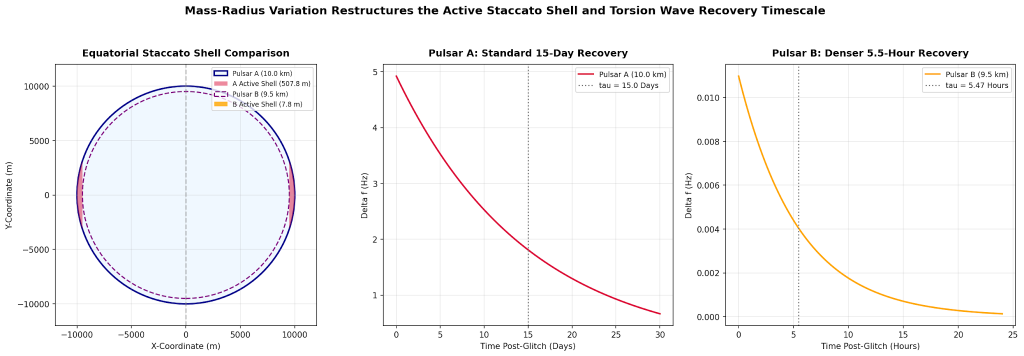
#> input picture PUBLIC_SITE/STAGING/images/2026-09-30/09718c35ea98b81f1fbc331bef08fc3a1b648e61.png, 2048 x 712 px (shown at 1/2 size)
$ python -i hypothesis_cycle_v2.py   (imports and definitions only)
#> lines starting #> are read from the running program, lines starting #| are printed output that depends on the picture
#!/usr/bin/env python3
"""Visual-archaeology hypothesis/check loop v2.

Extends the original transparent classifier with user/source validation,
closed-set stylesheet controls, conservative website-resource admission,
and visual risk measurements.  Machine probabilities remain working
heuristics; they are never silently promoted to ground truth.
"""
from __future__ import annotations

import colorsys
import json
import math
from datetime import datetime, timezone
from pathlib import Path

from PIL import Image, ImageFilter

import hypothesis_cycle as base

HERE = Path(__file__).resolve().parent
ROOT = HERE.parents[1]
DERIVED = HERE / "derived"
STATE_PATH = DERIVED / "model_state_v2.json"
REPORT_PATH = DERIVED / "latest_report_v2.md"
RESOURCE_PATH = DERIVED / "resource_candidates.json"
REVIEW_PATH = DERIVED / "review_sheet.html"


# [52 lines left out: function load_manifest, not called in this run]


def _rgb_hsv(rgb):
    r, g, b = [x / 255.0 for x in rgb]
    h, s, v = colorsys.rgb_to_hsv(r, g, b)
    return h * 360.0, s, v


def advanced_features(path: Path):
    """Cheap deterministic measurements only; no OCR and no face identity model."""
    im = Image.open(path).convert("RGB")
#> im is the input picture: PIL image 2048x712 RGB; mean R, G, B 246.4, 246.4, 247.4
    im.thumbnail((128, 128))
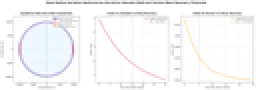
#> im: PIL image 128x45 RGB (shown 2 times larger); mean R, G, B 246.2, 246.1, 247.1
    pixels = list(im.getdata())
#> pixels = 5760 items, first 6: (255, 255, 255), (255, 255, 255), (255, 255, 255), (255, 255, 255), (255, 255, 255), (255, 255, 255)
    n = max(1, len(pixels))
#> n = 5760

    skin_like = spotify_green = spotify_purple = 0
    hue_bins = set()
    gray = dark = light = 0
    for r, g, b in pixels:
        h, s, v = _rgb_hsv((r, g, b))
        if s < 0.12:
            gray += 1
        if v < 0.18:
            dark += 1
        if v > 0.82:
            light += 1
        if s > 0.18 and v > 0.12:
            hue_bins.add(int(h // 20))
        # Conservative visual-risk proxy, not a claim that a human is present.
        # Combining HSV with broad RGB relations intentionally over-flags some
        # orange/brown material so automatic website admission errs toward review.
        if (0 <= h <= 50 and 0.18 <= s <= 0.78 and 0.20 <= v <= 0.98
                and r > g * 0.92 and g > b * 0.75):
            skin_like += 1
        # Broad brand-color occupancy bands; text/layout evidence is required
        # before these can strongly identify Spotify/Creators screenshots.
        if 105 <= h <= 155 and s >= 0.45 and v >= 0.35:
            spotify_green += 1
        if 255 <= h <= 310 and s >= 0.35 and v >= 0.30:
            spotify_purple += 1
#> this loop made 5760 passes
#> v on passes 1 to 12: 1, 1, 1, 1, 1, 1, 1, 1, 1, 1, 1, 1
#> v on passes 61 to 66: 0.953, 0.871, 0.918, 0.945, 0.945, 0.933

    # Edge-density proxy for text/list-heavy screenshots. This is deliberately
    # not OCR and cannot establish words by itself.
    edge = im.convert("L").resize((128, 128)).filter(ImageFilter.FIND_EDGES)
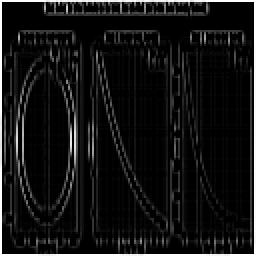
#> edge: PIL image 128x128 L (shown 2 times larger); min 0, max 255, mean 19.9
    ep = list(edge.getdata())
    edge_high = sum(x > 72 for x in ep) / max(1, len(ep))

    # Left-third horizontal banding proxy: episode-list screenshots often carry
    # alternating white/color thumbnail blocks. It is only weak layout evidence.
    w, h = im.size
    band_score = 0.0
    if w >= 12 and h >= 12:
        left = im.crop((0, 0, max(1, w // 3), h)).resize((32, 96))
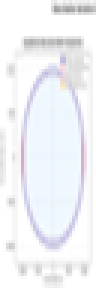
#> left: PIL image 32x96 RGB (shown 3 times larger); mean R, G, B 241.1, 242.4, 246.2
        rows = []
        for y in range(96):
            row = [left.getpixel((x, y)) for x in range(32)]
            rows.append(sum(sum(px) / 3 for px in row) / (32 * 255))
        transitions = sum(abs(rows[i] - rows[i - 1]) > 0.18 for i in range(1, len(rows)))
        band_score = min(1.0, transitions / 12.0)

    diversity = len(hue_bins) / 18.0
    # Conservative palette-only photo risk. Abstract/generated art can trip this;
    # therefore it is a HOLD signal, never a semantic photograph label.
    photo_palette_risk = min(1.0, 0.55 * diversity + 0.45 * min(1.0, edge_high / 0.22))

    return {
        "skin_tone_like": round(skin_like / n, 4),
        "spotify_green": round(spotify_green / n, 4),
        "spotify_purple": round(spotify_purple / n, 4),
        "hue_diversity": round(diversity, 4),
        "text_density_proxy": round(edge_high, 4),
        "left_third_band_score": round(band_score, 4),
        "photo_palette_risk": round(photo_palette_risk, 4),
        "gray_v2": round(gray / n, 4),
        "dark_v2": round(dark / n, 4),
        "light_v2": round(light / n, 4),
    }


# [274 lines left out: functions sidecar_text, augment_live, add_defaults, resource_admission, report, review_sheet and 1 more, not called in this run]


# [2 lines not run here, left out]

>>> result = advanced_features('../../PUBLIC_SITE/STAGING/images/2026-09-30/09718c35ea98b81f1fbc331bef08fc3a1b648e61.png')
